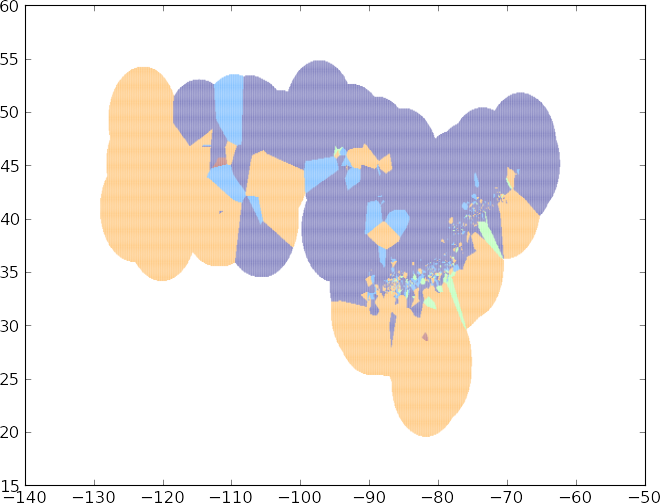

Write the Python code that produced this figure.
print "Starting map.py"

import numpy
import matplotlib as mpl

mpl.use('Agg')

import matplotlib.pyplot as plt

cm = plt.cm.get_cmap('jet')
a=open('map2.csv')
var=numpy.loadtxt(a)
print "Opened Files"

y=var[:,0:1]
x=var[:,1:2]
colors=var[:,2:3]
print "got data"

plt.scatter(x,y,c=colors,s=1,cmap=cm,marker="s",edgecolors='none',alpha=0.5)
plt.savefig('map2.png',bbox_inches='tight', transparent=True,pad_inches=0)

print "done map.py"
